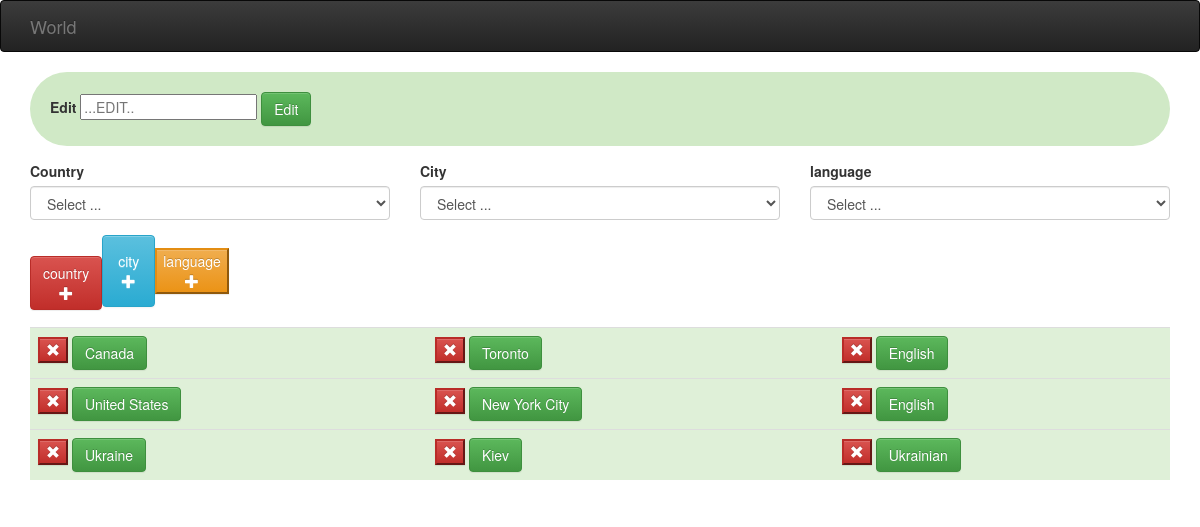
The page / on the database its author committed.
### tables this page shows
CREATE TABLE `languages` (
  `language_id` bigint(20) NOT NULL,
  `language_name` varchar(255) NOT NULL,
  `language_id_city` bigint(20) NOT NULL,
  `language_id_country` bigint(20) NOT NULL
);

CREATE TABLE `countries` (
  `country_id` bigint(20) NOT NULL,
  `country_name` varchar(255) NOT NULL
);

CREATE TABLE `cities` (
  `city_id` bigint(20) NOT NULL,
  `city_name` varchar(255) NOT NULL,
  `city_country_id` bigint(20) NOT NULL
);

### application/class/View.php (called while the page is built, shortened)
<?php
class View
{
    private $data = array();
    private $template = null;
    public function __construct($template)
    {
        $file = APP .'/view/'.$template.'.php';
        if (file_exists($file)) {
            $this->template = $file;
        } else {
            echo "File not fount";
        }
    }
    public function assign($variable = null, $value = null)
    {
        $this->data[$variable] = $value;
    }
    public function display()
    {
        $file = $this->template;
        require_once APP .'/view/_templates/header.php';
        extract($this->data);
         require_once $file;
        require_once APP .'/view/_templates/footer.php';
    }
}

### application/core/Controller.php (called while the page is built, shortened)
<?php error_reporting(0);
class Controller
{
    public $db = null;
    private function openDatabaseConnection()
    {
        $options = array(PDO::ATTR_DEFAULT_FETCH_MODE => PDO::FETCH_OBJ, PDO::ATTR_ERRMODE => PDO::ERRMODE_WARNING);
        $this->db = new PDO(DB_TYPE . ':host=' . DB_HOST . ';dbname=' . DB_NAME . ';charset=' . DB_CHARSET, DB_USER, DB_PASS, $options);
    }
    public function loadModel()
    {
        require APP . 'model/HomeModel.php';
        $this->model = new HomeModel($this->db);
    }
    public function watch($puth, $variable = '', $val = '')
    {
        $view = new View($puth);
        $view->assign($variable, $val);
        $view->display();
    }
}

### application/controller/Home.php (called while the page is built, shortened)
<?php
class Home extends Controller
{
    public function index()
    {
        $date = $this->model->getAll();
        $get_country = $this->model->getAllCountries();
        $items = ['date'=>$date,
                    'list_countries' => $get_country,
            ];
        $this->watch('home/index',"list",$items);
    }
}

### public/index.php (called while the page is built, shortened)
<?php
require APP. 'class/View.php';
require APP . 'core/application.php';
require APP . 'core/Controller.php';
$app = new Application();

### application/model/HomeModel.php (called while the page is built, shortened)
<?php
class HomeModel
{
    public function __construct($db)
    {
        try {
            $this->db = $db;
        } catch (PDOException $e) {
            exit('Database connection could not be established.');
        }
    }
    public function getAll()
    {
        $sql  = "SELECT languages.*, countries.*, cities.* ";
        $sql .= "FROM languages ";
        $sql .= "LEFT JOIN countries ";
        $sql .= "ON countries.country_id = languages.language_id_country ";
        $sql .= "LEFT JOIN cities ";
        $sql .= "ON cities.city_id = languages.language_id_city ";
        $query = $this->db->prepare($sql);
        $query->execute();
        return $query->fetchAll();
    }
}

### application/view/_block/home_block.php (the view, shortened to what this page needs)
<?php foreach ($list['date'] as $item):  ;?>
 <tr class="success" id="sC">
     <td>
         <button class="btn-danger btn-delete" data-del="countryD" value="<?=$item->country_id; ?>"><span class="glyphicon glyphicon-remove" aria-hidden="true"></span></button>
         <button class="btn btn-success myAllButton" id="myAllButton" data-button="country" value="<?=$item->country_id; ?>" id="myCountry"><?=$item->country_name; ?></button>
     </td>
     <td>
         <button class="btn-danger btn-delete" data-del="cityD" value="<?=$item->city_id; ?>"><span class="glyphicon glyphicon-remove" aria-hidden="true"></span></button>
         <button class="btn btn-success myAllButton" id="myAllButton" data-button="city" value="<?=$item->city_id; ?>" id="myCity"><?=$item->city_name; ?></button>
     </td>
     <td>
         <button class="btn-danger btn-delete" data-del="languageD" value="<?=$item->language_id; ?>"><span class="glyphicon glyphicon-remove" aria-hidden="true"></span></button>
         <button class="btn btn-success myAllButton" id="myAllButton" data-button="language" value="<?=$item->language_id; ?>" id="myLanguage"><?=$item->language_name; ?></button>
     </td>
 </tr>
<?php endforeach; ?>

### application/core/application.php (shortened to what this page needs)
<?php
class Application
{
    private $url_controller = null;
    public function __construct()
    {
        if (!$this->url_controller) {
            require APP . 'controller/home.php';
            $page = new Home();
            $page->index();
        }
        else {
        }
    }
}

### application/view/_templates/header.php (shortened to what this page needs)
<!DOCTYPE html>
<html lang="en">
<head>
    <link rel="stylesheet" href="<?=URL?>css/normalize.css">
    <link rel="stylesheet" href="<?=URL?>css/bootstrap.min.css">
    <link rel="stylesheet" href="<?=URL?>css/bootstrap-theme.min.css">
    <link rel="stylesheet" href="<?=URL?>css/my.css">
</head>
<body>
<nav class="navbar navbar-inverse">
    <div class="container">
        <div class="navbar-header">
            <a class="navbar-brand" href="#">World</a>
        </div>
    </div>
</nav>

### application/view/home/index.php
<div class="container">
    <table class="table">
        <thead>
        <tr>
        <?php require_once APP.'/view/_block/dependent_drop_down_list_block.php'; ?>
        </tr>
        </thead>
        <tbody id="tb_content">
        <?php require_once APP.'/view/_block/home_block.php'; ?>
        </tbody>
    </table>
</div>

### application/view/_block/dependent_drop_down_list_block.php (shortened to what this page needs)
<div id="sF" class="form-group">
    <?php require APP.'view/_block/modal_content_block.php'?>
</div>
<form id="w5" class="form-vertical" action="" method="post" role="form">
    <div class="row">
        <div class="col-sm-4" id="country-block">
            <?php require_once APP.'/view/_block/country_block.php'?>
        </div>
        <div class="col-sm-4" id="city_block">
           <?php require_once APP.'/view/_block/city_block.php'; ?>
        </div>
        <div class="col-sm-4" id="language_block">
            <?php require_once APP.'/view/_block/language_block.php'; ?>
        </div>
    </div>
</form>
<button class="btn btn-danger" id="myAddCountryBtn">
    country<br /><span class="glyphicon glyphicon-plus"></span>
</button>
<button class="btn-info alert" id="myAddCityBtn">
    city<br /><span class="glyphicon glyphicon-plus"></span>
</button>
<button class="btn-info btn-warning" id="myAddLanguageBtn">
    language<br /><span class="glyphicon glyphicon-plus"></span>
</button>

### application/view/_block/modal_content_block.php (shortened to what this page needs)
<div style="border-radius:50px;background-color:#d0e9c6;padding:20px;">
               <form action="<?=URL;?>home/update" method="post" id="editForm">
                   <label for="fname">Edit</label>
                   <input type="text" class="removeName" id="name" name="editName" placeholder="...EDIT..">
                   <button type="submit" id="testBat" class="btn btn-success">Edit</button>
               </form>
           </div>

### application/view/_block/country_block.php (shortened to what this page needs)
<label class="control-label" for="country-list">
    Country
</label>
<select id="country-list" class="form-control" name="country">
    <option value="">Select ...</option>
</select>

### application/view/_block/city_block.php (shortened to what this page needs)
<div class="form-group field-subcat-id">
    <label class="control-label" for="city-list">
        City
    </label>
    <select id="city-list" class="form-control" name="city" >
        <option value="">Select ...</option>
    </select>
</div>

### application/view/_block/language_block.php (shortened to what this page needs)
<div class="form-group field-demo-prod">
    <label class="control-label" for="language-list">
        language
    </label>
    <select id="language-list" class="form-control" name="language" >
        <option value="">Select ...</option>
    </select>
</div>

### application/view/_templates/footer.php (shortened to what this page needs)
</body>
</html>

### public/css/my.css (style rules this page uses)
body { height: 100%; }

### rows shown on the page
languages: countries.country_name "Canada", language_id_city.city_name "Toronto", $item->language_id 35 (drawn), language_name "English"
languages: countries.country_name "United States", language_id_city.city_name "New York City", $item->language_id 36 (drawn), language_name "English"
languages: countries.country_name "Ukraine", language_id_city.city_name "Kiev", $item->language_id 37 (drawn), language_name "Ukrainian"
